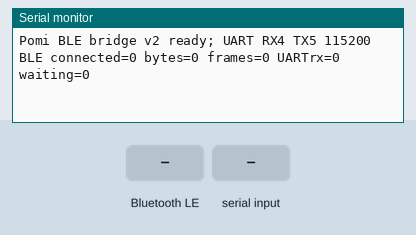
Recording of a sketch running on a simulated ESP32. On the bench: the last lines printed to the serial monitor. Inputs (shaded band) come from the test bench. Nothing arrives over Bluetooth unless stated; a phone connects over Bluetooth LE 3 s after start.

Above: at 1.2 s.
1.3 s: Bluetooth LE write "!" received
At 2.6 s:
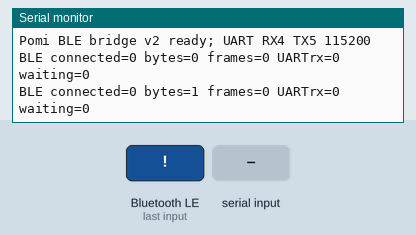
2.8 s: "!\n" received over the second serial link
At 3.8 s:
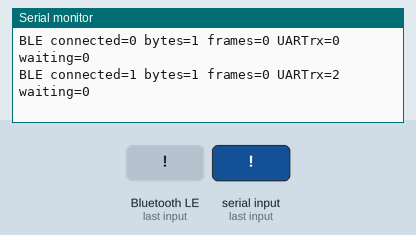
4.3 s: Bluetooth LE write "0" received
At 5.6 s:
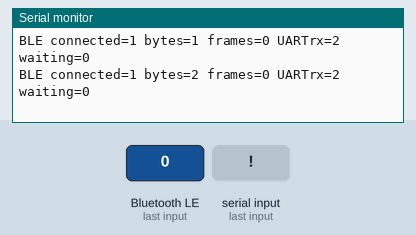
5.8 s: "90,45\n" received over the second serial link
At 6.6 s:
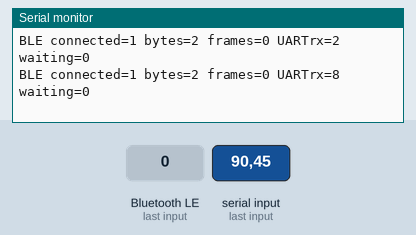
Timing chart, 0 to 8.3 s (numbered marks = the images above; inputs shaded):
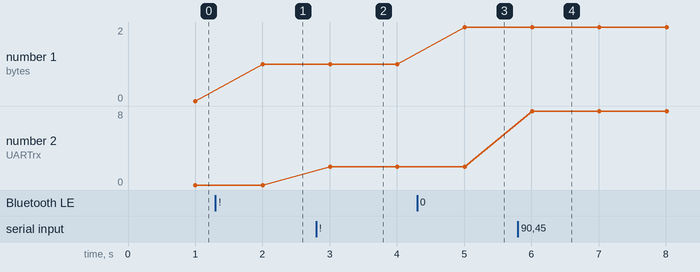

The sketch:

pomi_ble_bridge.ino
```cpp
#include <Arduino.h>
#include <BLEDevice.h>
#include <BLEServer.h>
#include <BLEUtils.h>
#include <BLE2902.h>
#include <atomic>

// Verified from the attached module's previous firmware: RX=4, TX=5, 115200 8N1.
#ifndef POMI_UART_RX
#define POMI_UART_RX 4
#endif
#ifndef POMI_UART_TX
#define POMI_UART_TX 5
#endif
static const char *SERVICE="a27c38e1-9447-454a-898f-f1b8719391e3";
static const char *CHANNEL="87a0909e-5440-4883-a0b9-5fb589496ad8";
struct Frame { uint32_t epoch; uint16_t length; char data[1024]; };
static QueueHandle_t requests;
static BLECharacteristic *channel;
static std::atomic<bool> connected{false}, advertise{false};
static std::atomic<uint32_t> epoch{0};
static char input[1024];
static size_t inputSize;
static std::atomic<unsigned> bleBytes{0}, goodFrames{0}, uartBytes{0};
static uint32_t crc32(const char *data,size_t size) {
  uint32_t crc=0xffffffff;
  for(size_t i=0;i<size;++i){crc^=(uint8_t)data[i];for(unsigned j=0;j<8;++j){crc=(crc>>1)^((crc&1)?0xedb88320:0);}}
  return crc^0xffffffff;
}
static bool valid(const char *data,size_t size) {
  if(size && data[size-1]=='\n'){--size;}
  if(size<10 || data[size-9]!='|'){return false;}
  uint32_t expected=0;
  for(size_t i=size-8;i<size;++i){char c=data[i];unsigned d=c>='0'&&c<='9'?c-'0':c>='a'&&c<='f'?c-'a'+10:c>='A'&&c<='F'?c-'A'+10:99;if(d>15){return false;}expected=expected*16+d;}
  return crc32(data,size-9)==expected;
}
class ServerEvents: public BLEServerCallbacks {
  void onConnect(BLEServer *) override { inputSize=0;epoch.fetch_add(1);connected=true; }
  void onDisconnect(BLEServer *) override { connected=false;epoch.fetch_add(1);inputSize=0;advertise=true; }
};
class ChannelEvents: public BLECharacteristicCallbacks {
  void onWrite(BLECharacteristic *c) override {
    const String value=c->getValue();
    bleBytes.fetch_add(value.length());
    for(size_t i=0;i<value.length();++i){
      const char byte=value[i];
      if(byte=='!'){inputSize=0;}
      if(inputSize==0 && byte!='!'){continue;}
      if(inputSize>=sizeof(input)-1){inputSize=0;continue;}
      input[inputSize++]=byte;
      if(byte=='\n'){
        if(inputSize>35 && valid(input,inputSize)){
          goodFrames.fetch_add(1);
          Frame frame;frame.epoch=epoch.load();frame.length=inputSize;memcpy(frame.data,input,inputSize);frame.data[inputSize]=0;
          xQueueSend(requests,&frame,0); // A full queue drops a request; client retries the SAME transaction.
        }
        inputSize=0;
      }
    }
  }
};
void setup() {
  Serial.begin(115200);
  Serial1.setRxBufferSize(2048);
  Serial1.begin(115200,SERIAL_8N1,POMI_UART_RX,POMI_UART_TX);
  requests=xQueueCreate(2,sizeof(Frame));
  if(!requests){Serial.println("Pomi bridge queue allocation failed");return;}
  BLEDevice::init("Pomi");BLEDevice::setMTU(185);
  BLEServer *server=BLEDevice::createServer();server->setCallbacks(new ServerEvents());
  BLEService *service=server->createService(SERVICE);
  channel=service->createCharacteristic(CHANNEL,BLECharacteristic::PROPERTY_READ|BLECharacteristic::PROPERTY_WRITE|BLECharacteristic::PROPERTY_NOTIFY);
  channel->addDescriptor(new BLE2902());channel->setCallbacks(new ChannelEvents());channel->setValue("POMI BLE BRIDGE V2");service->start();
  BLEAdvertisementData data;data.setFlags(0x06);data.setCompleteServices(BLEUUID(SERVICE));data.setName("Pomi");
  BLEAdvertising *adv=server->getAdvertising();adv->setAdvertisementData(data);adv->start();
  Serial.println("Pomi BLE bridge v2 ready; UART RX4 TX5 115200");
}
void loop() {
  static Frame active;
  static bool waiting=false;
  static uint32_t since=0;
  static char response[1536],requestID[33];
  static size_t used=0;
  if(advertise.exchange(false)){BLEDevice::startAdvertising();}
  if(!requests || !channel){delay(10);return;}
  if(waiting && (!connected || active.epoch!=epoch.load() || (uint32_t)(millis()-since)>4000)){waiting=false;used=0;}
  if(!waiting && xQueueReceive(requests,&active,0)==pdTRUE){
    if(connected && active.epoch==epoch.load()){
      while(Serial1.available()){Serial1.read();}
      memcpy(requestID,active.data+1,32);requestID[32]=0;
      Serial1.write((const uint8_t *)active.data,active.length);
      used=0;since=millis();waiting=true;
    }
  }
  while(Serial1.available()){
    char c=(char)Serial1.read();
    uartBytes.fetch_add(1);
    if(!waiting){continue;}
    if(used>=sizeof(response)-1){used=0;waiting=false;continue;}
    response[used++]=c;
    if(c=='\n'){
      response[used]=0;
      if(valid(response,used) && strstr(response,requestID)){
        const uint32_t client=active.epoch;
        // 20-byte notifications work even if the peer keeps the default ATT MTU.
        for(size_t offset=0;offset<used && connected && client==epoch.load();offset+=20){
          size_t count=min((size_t)20,used-offset);
          channel->setValue((uint8_t *)response+offset,count);channel->notify();delay(6);
        }
        waiting=false;
      }
      used=0;
    }
  }
  static uint32_t lastLog=0;
  if((uint32_t)(millis()-lastLog)>1000){
    Serial.printf("BLE connected=%u bytes=%u frames=%u UARTrx=%u waiting=%u\n",(unsigned)connected.load(),bleBytes.load(),goodFrames.load(),uartBytes.load(),(unsigned)waiting);
    lastLog=millis();
  }
  delay(1);
}
```

Measured:
- after the input at 1.3 s, the serial monitor: prints a new line after 0.70 s (image 1)
- after the input at 2.8 s, the serial monitor: prints a new line after 0.20 s (image 2)
- after the input at 4.3 s, the serial monitor: prints a new line after 0.71 s (image 3)
- after the input at 5.8 s, the serial monitor: prints a new line after 0.21 s (image 4)
- plotted number 1: 0 → 1 after the input at 1.3 s
- plotted number 2: 2 → 8 after the input at 5.8 s
